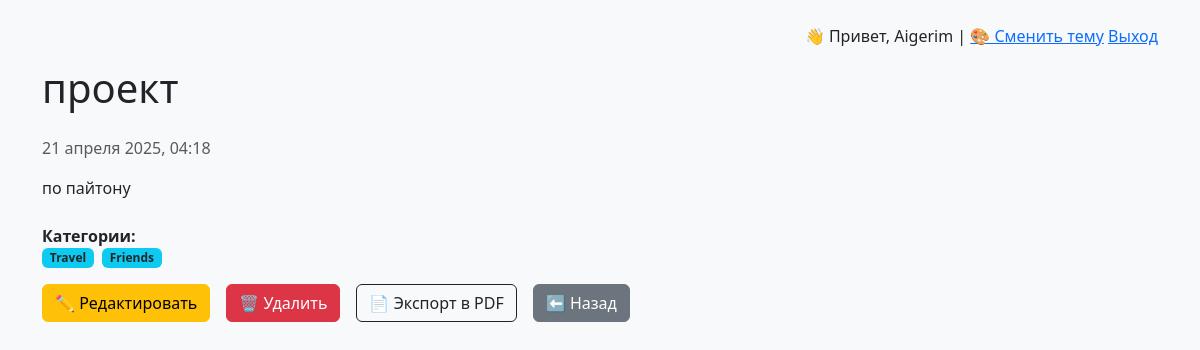
Screenshot of /entry/3/ (signed in) with the database file from the repository.
### diary/models.py (models this page shows, shortened)
class DiaryEntry(models.Model):
    objects = DiaryManager()
    user = models.ForeignKey(User, on_delete=models.CASCADE)
    title = models.CharField(max_length=200)
    content = models.TextField()
    categories = models.ManyToManyField(Category, blank=True)
    created_at = models.DateTimeField(auto_now_add=True)
    is_pinned = models.BooleanField(default=False)
    image = models.ImageField(upload_to='diary_images/', blank=True, null=True)

class Category(models.Model):
    name = models.CharField(max_length=100)

### diary/views.py (the view)
# urls.py: path('entry/<int:entry_id>/', views.view_entry, name='view_entry'),
@login_required
def view_entry(request, entry_id):
    entry = get_object_or_404(DiaryEntry, pk=entry_id, user=request.user)
    theme = request.session.get('theme', 'light')
    return render(request, 'diary/view_entry.html', {'entry': entry, 'theme': theme})

### diary/templates/diary/view_entry.html (shortened to what this page needs)
{% extends 'diary/base.html' %}
{% block content %}
<h1 class="mb-4">{{ entry.title }}</h1>
<p class="text-muted">{{ entry.created_at|date:"j E Y, H:i" }}</p>
<div class="mb-4">
    {{ entry.content|linebreaks }}
</div>
{% if entry.categories.all %}
    <div class="mb-3">
        <strong>Категории:</strong>
        <div class="d-flex flex-wrap">
            {% for cat in entry.categories.all %}
                <span class="badge bg-info text-dark me-2">{{ cat.name }}</span>
            {% endfor %}
        </div>
    </div>
{% endif %}
<div class="d-flex gap-2">
    <a href="{% url 'edit_entry' entry.id %}" class="btn btn-warning">✏️ Редактировать</a>
    <a href="{% url 'delete_entry' entry.id %}" class="btn btn-danger ms-2">🗑️ Удалить</a>
    <a href="{% url 'export_entry_pdf' entry.id %}" class="btn btn-outline-dark ms-2">📄 Экспорт в PDF</a>
    <a href="{% url 'home' %}" class="btn btn-secondary ms-2">⬅️ Назад</a>
</div>
{% endblock %}

### diary/templates/diary/base.html (shortened to what this page needs)
<!DOCTYPE html>
<html lang="ru">
<head>
    <link href="https://cdn.jsdelivr.net/npm/bootstrap@5.3.3/dist/css/bootstrap.min.css" rel="stylesheet">
</head>
<body class="{% if request.session.theme == 'pink' %}pink-theme{% else %}bg-light{% endif %}">
<div class="container py-4">
    <p class="text-end">
        👋 Привет, {{ user.username }} |
        <a href="{% url 'toggle_theme' %}">🎨 Сменить тему</a>
        <a href="{% url 'logout' %}">Выход</a>
    </p>
    {% block content %}{% endblock %}
</div>
</body>
</html>

### diary/templates/diary/base.html (style rules this page uses)
.btn { padding: 10px 20px; border: none; background-color: #008CBA; color: white; text-decoration: none; border-radius: 5px; font-weight: bold; }
.btn-secondary { background-color: #6c757d; }

### rows the page displays
DiaryEntry: title "проект", created_at "21 апреля 2025, 04:18", content "по пайтону"
Category: name "Travel"
Category: name "Friends"

### other values shown
{{ user.username }} "Aigerim"
